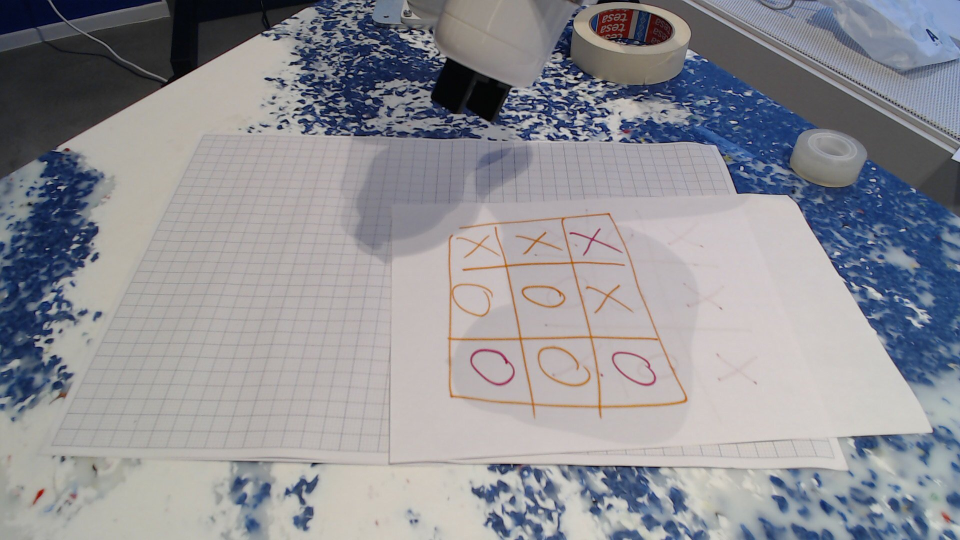
#> input picture camera/test.jpg, 1920 x 1080 px (shown at 1/2 size)
$ jupyter execute --allow-errors calibration_camera.ipynb
#> lines starting #> are read from the running program, lines starting #| are printed output that depends on the picture
[cell 1]
"""
use it like
python calibrate_camera.py --image_dir /home/fari/Pictures/calibrationcheckerboard/calibration --image_format jpg --square_size 2.5 --width 10 --height 7 --save_file ./calibration.yml --ref_plan /home/fari/Pictures/calibrationcheckerboard/ref_plan.jpg
"""
import numpy as np
import cv2
import glob
import matplotlib.pyplot as plt
from matplotlib.patches import Rectangle

# termination criteria
criteria = (cv2.TERM_CRITERIA_EPS + cv2.TERM_CRITERIA_MAX_ITER, 30, 0.001)


# [26 lines left out: functions plot_image, add_points_on_image, not called in this run]

def calibrate(dirpath, image_format, square_size, ref_plan_path, width, height):
    """ Apply camera calibration operation for images in the given directory path. """
    # prepare object points, like (0,0,0), (1,0,0), (2,0,0) ....,(8,6,0)
    objp = np.zeros((height*width, 3), np.float32)
    objp[:, :2] = np.mgrid[0:width, 0:height].T.reshape(-1, 2)

    #objp = objp * square_size
    objp = objp

    # Arrays to store object points and image points from all the images.
    objpoints = []  # 3d point in real world space
    imgpoints = []  # 2d points in image plane.

    if dirpath[-1:] == '/':
        dirpath = dirpath[:-1]

    images = glob.glob(dirpath+'/' + '*.' + image_format)
    for fname in images:
        img = cv2.imread(fname)
        gray = cv2.cvtColor(img, cv2.COLOR_BGR2GRAY)

        # Find the chess board corners
        ret, corners = cv2.findChessboardCorners(gray, (width, height), None)

        # If found, add object points, image points (after refining them)
        if ret:
            objpoints.append(objp)

            corners2 = cv2.cornerSubPix(gray, corners, (11, 11), (-1, -1), criteria)
            imgpoints.append(corners2)

            # Draw and display the corners
            img = cv2.drawChessboardCorners(img, (width, height), corners2, ret)

    ret, mtx, dist, rvecs, tvecs = cv2.calibrateCamera(objpoints, imgpoints, gray.shape[::-1], None, None)

    #find homography
    ref_plan = cv2.imread(ref_plan_path)
    gray = cv2.cvtColor(ref_plan, cv2.COLOR_BGR2GRAY)
    ret, corners = cv2.findChessboardCorners(gray, (width, height), None)
    if ret:
        #plot corners


        corners2 = cv2.cornerSubPix(gray, corners, (11, 11), (-1, -1), criteria)
        # Define the world coordinates of the checkerboard corners
        # For simplicity, let's assume each square in the checkerboard has a size of 1 unit (e.g., meter
        world_points = np.zeros((width*height, 2), dtype=np.float32)
        for i in range(width):
            for j in range(height):
                world_points[i*height + j] = [i, j]
        print(len(world_points))
        print(len(corners2))
        print(world_points[0])
        print(corners2[0])
        print(world_points[1])
        print(corners2[1])
        cv2.imshow('Image with Points', add_points_on_image(ref_plan, corners2[1]))
        cv2.waitKey(0)
        cv2.destroyAllWindows()

        # Compute the homography
        H, _ = cv2.findHomography(corners2 , world_points)

    return [ret, mtx, dist, rvecs, tvecs, H]


# [67 lines left out: functions save_coefficients, load_coefficients, undistort_image, transform_bbox_to_world, not called in this run]


image_dir = "/home/fari/Pictures/calibrationcheckerboard/calibration"
square_size=2.5
width=10
height=7
image_format="jpg"
save_file="./calibration.yml"
ref_plan="/home/fari/Pictures/calibrationcheckerboard/ref_plan.jpg"

#> (the rest of this cell did not finish here and is left out)

[cell 2]
import numpy as np
import cv2

def transform_bbox_to_world(bbox, H):
    """
    Transforms an image bounding box to a 2D world coordinate bounding box.

    Parameters:
    - bbox: A tuple (x, y, w, h) representing the image bounding box.
    - H: The homography matrix.

    Returns:
    - A tuple (X_min, Y_min, X_max, Y_max) representing the world bounding box.
    """

    x, y, w, h = bbox
    corners_image = np.array([
        [[x, y]],
        [[x + w, y]],
        [[x, y + h]],
        [[x + w, y + h]]
    ], dtype=np.float32)

    corners_world = cv2.perspectiveTransform(corners_image, H)

    X_coords = corners_world[:, 0, 0]
    Y_coords = corners_world[:, 0, 1]

    X_min, X_max = np.min(X_coords), np.max(X_coords)
    Y_min, Y_max = np.min(Y_coords), np.max(Y_coords)

    return (X_min, Y_min, X_max, Y_max)


def load_coefficients(path):
    """ Loads camera matrix, distortion coefficients and perspective matrix. """
    cv_file = cv2.FileStorage(path, cv2.FILE_STORAGE_READ)
    camera_matrix = cv_file.getNode("K").mat()
    dist_matrix = cv_file.getNode("D").mat()
    H = cv_file.getNode("H").mat()
    cv_file.release()
    return [camera_matrix, dist_matrix, H]


mtx, dist, H = load_coefficients("calibration.yml")

[cell 3]
img = cv2.imread("test.jpg")
#> img is the input picture: shape (1080, 1920, 3); mean B, G, R 148.9, 143.5, 143.4
img_rgb = cv2.cvtColor(img, cv2.COLOR_BGR2RGB)
# Bounding box format: (x, y, width, height)
bbox = (500, 800, 500, 75)  # Example values

fig, ax = plt.subplots(1)
ax.imshow(img_rgb)

# Create a rectangle for the bounding box
rect = Rectangle((bbox[0], bbox[1]), bbox[2], bbox[3], linewidth=1, edgecolor='r', facecolor='none')
ax.add_patch(rect)

plt.axis('off')
plt.show()
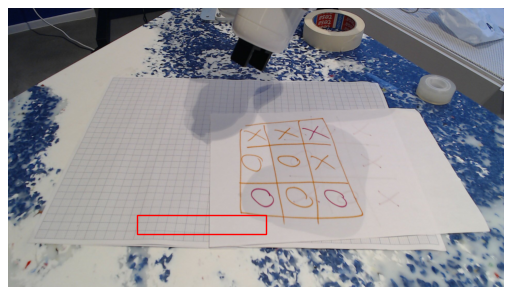
#> figure drawn by matplotlib, 1 panel

#> (a cell that did not finish here is left out)


$ run again, with test.jpg copied over camera/test.jpg
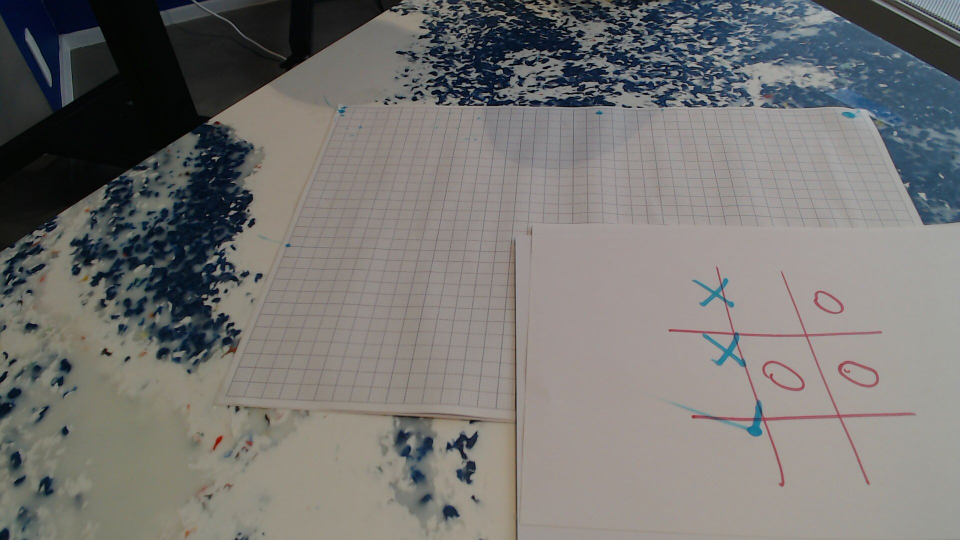
#> input picture test.jpg, 1920 x 1080 px (shown at 1/2 size)
#> img is the input picture: shape (1080, 1920, 3); mean B, G, R 114.4, 116.8, 118.1
#> `plt.show()`:
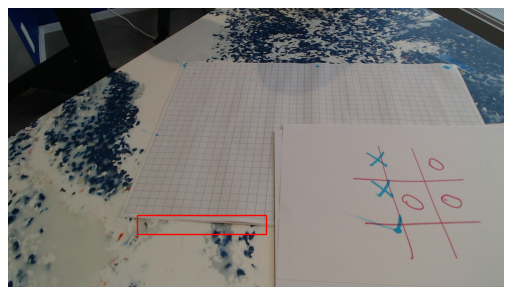
#> figure drawn by matplotlib, 1 panel
